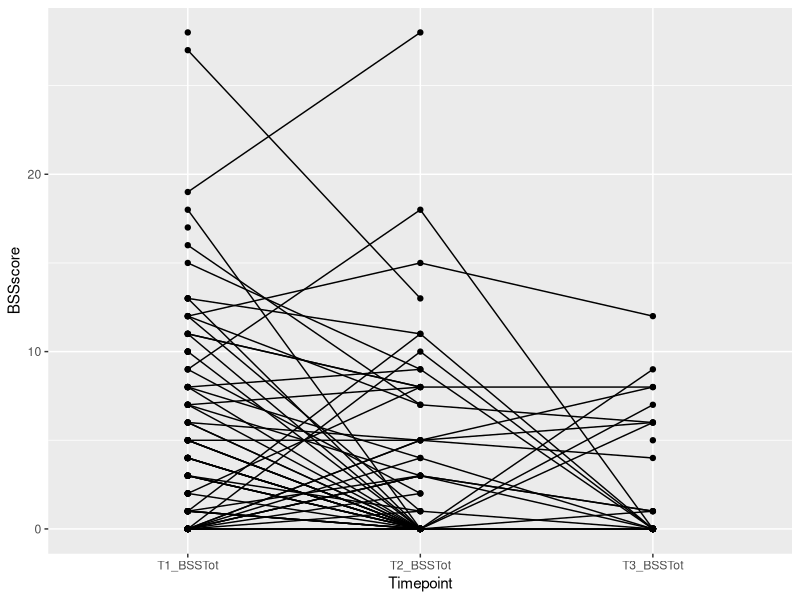
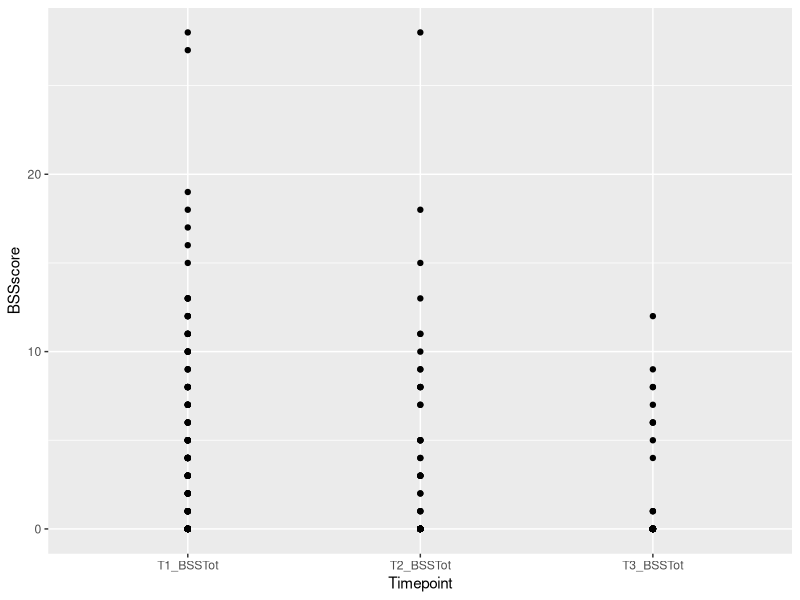

R code for these plots, in order:
## ---- chunk 1
rm(list = ls())
library(foreign)
library(tidyverse)
library(plyr)
library(tidyr)
library(dplyr)
library(ggplot2)
library(lubridate)


#Pull in all three timepoints
SuicideT1 <- read.spss("StressStudy_T1short.sav", use.value.labels = FALSE, to.data.frame = TRUE)
SuicideT2 <- read.spss("StressStudy_T2short.sav", use.value.labels = FALSE, to.data.frame = TRUE)
SuicideT3 <- read.spss("StressStudy_T3short.sav", use.value.labels = FALSE, to.data.frame = TRUE)

#Merge all three timepoints
SuicideMerge <- left_join(SuicideT1, SuicideT2, by = "ID")
SuicideMerge <- left_join(SuicideMerge, SuicideT3, by= "ID")
#Change order of columns
SuicideMerge <- SuicideMerge[, c(1:2, 22, 28, 16:21, 23:27, 29:33, 3:15)]

SuicideMerge$T1_Date <- as.Date(SuicideMerge$T1_DateStarted)
SuicideMerge$T2_Date <- as.Date(SuicideMerge$T2_DateStarted)
SuicideMerge$T3_Date <- as.Date(SuicideMerge$T3_DateStarted)

SuicideShort <- select(SuicideMerge, ID, T1_Date, T2_Date, T3_Date, T1_BSSTot, T2_BSSTot, T3_BSSTot)
SuicideShort <- as.tibble(SuicideShort)
## ---- chunk 2
#Data is originally in wide mode. Convert to long format:
Suicidelong <- gather (SuicideShort, Timepoint, BSSscore, T1_BSSTot:T3_BSSTot)
Suicidelong <- as.tibble(Suicidelong) 
Suicidelong <- arrange(Suicidelong, .by_group = ID)

#Convert back to wide mode:
Suicidewide <- spread(Suicidelong, Timepoint, BSSscore)
Suicidewide <- as.tibble(Suicidewide)
## ---- chunk 3
#Break apart date variables
#Code copied from above
SuicideMerge$T1_Date <- as.Date(SuicideMerge$T1_DateStarted)
SuicideMerge$T2_Date <- as.Date(SuicideMerge$T2_DateStarted)
SuicideMerge$T3_Date <- as.Date(SuicideMerge$T3_DateStarted)
#Change order of columns
#SuicideMerge <- SuicideMerge[, c(1, 34:36, 5:33, 2:4)]
## ---- chunk 4
length(which(!is.na(SuicideMerge$T1_Date))) #553 in the first wave
length(which(!is.na(SuicideMerge$T2_Date))) #278 in the second wave
length(which(!is.na(SuicideMerge$T3_Date))) #138 in the third wave
## ---- chunk 5
#Create a difference variable for time (Days)
SuicideShort$Days <- difftime(SuicideShort$T3_Date , SuicideShort$T1_Date , units = c("days"))

#Create a difference variable for time (Weeks)
SuicideShort$Weeks <- difftime(SuicideShort$T3_Date , SuicideShort$T1_Date , units = c("weeks"))
SuicideShort$Weeks <- round(SuicideShort$Weeks, digits = 2)
## ---- chunk 6
Suicidelong <- gather (SuicideShort, Timepoint, BSSscore, T1_BSSTot:T3_BSSTot)
Suicidelong <- as.tibble(Suicidelong) 
Suicidelong <- arrange(Suicidelong, .by_group = ID)
Suicidelong$Timepoint <- as.factor(Suicidelong$Timepoint)

gg1 <- ggplot(Suicidelong,
   aes(x = Timepoint, y = BSSscore, group = ID)) + geom_line() +  geom_point()
gg1
## ---- chunk 7
Avgtrendgg <-  ggplot(Suicidelong,
                      aes(x = Timepoint, y = BSSscore)) + geom_point() + stat_smooth() 
Avgtrendgg
## ---- chunk 8
cor(SuicideMerge$T1_BSSTot, SuicideMerge$T2_BSSTot, use = "pairwise.complete.obs")
cor(SuicideMerge$T2_BSSTot, SuicideMerge$T3_BSSTot, use = "pairwise.complete.obs")
